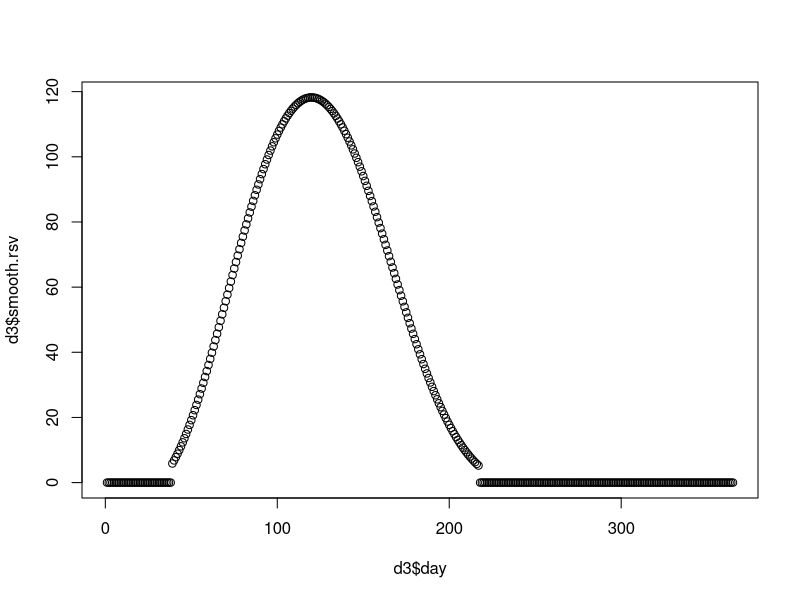

The R source for this figure: (Note: this script raises an error after producing the figure.)
#https://www.eurosurveillance.org/content/10.2807/1560-7917.ES.2018.23.5.17-00284?crawler=true
library(mgcv)

#week 1 here corresponds to week 40, which ends oct 8 in 2016
d1 <- read.csv('./ave_season_nl.csv', header=F)
names(d1) <- c('week','rsv')
d1 <- rbind.data.frame(d1, cbind.data.frame('week'=0, 'rsv'=0) )

d1$day <- d1$week*7
d1$rsv[d1$rsv<10] <- 0

d1 <- d1[order(d1$week),]

d2 <- cbind.data.frame('day'=1:365,rsv=rep(NA, 365) )

interpol <-approx(x=d1$day, y = d1$rsv,  method="linear",  xout=d2$day,
                  rule = 1, f = 0, ties = mean)

mod1 <- gam( rsv ~ s(day) , data=d1)
pred1 <- predict(mod1, newdata=d2)

d3 <- cbind.data.frame('day'=interpol$x, 'smooth.rsv'=pred1)
d3$smooth.rsv[d3$smooth.rsv<5] <- 0
d3$date <- as.Date('2016-07-01')
plot(d3$day, d3$smooth.rsv)

d3$date <- d3$day +as.Date('2016-10-01')

d3b <- d3
d3b$date <- d3b$day + as.Date('2015-10-03') 

d3c <- d3
d3c$date <- d3c$day + as.Date('2017-09-30') 

d4 <- rbind.data.frame(d3, d3b, d3c)
d4 <- d4[,c('date','smooth.rsv')]

saveRDS(d4,'./functions/data/rsv.smooth.rds')
